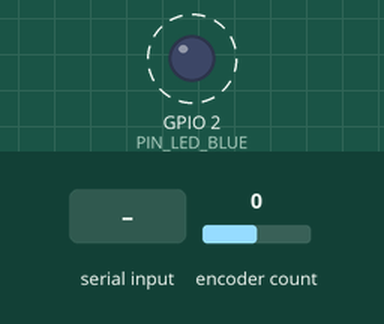
Recording of a program running on a simulated ESP32. On the bench: output pins drawn as LEDs (lit = HIGH). Dashed ring = blinking. The test bench sets the inputs (shaded band); at power-on: encoder count 0. EEPROM starts erased; what the program prints to the serial monitor is not drawn.

Above: at 1.4 s.
1.5 s: "z\n" received over Serial
4.5 s: encoder count set to 1
7.5 s: "o\n" received over Serial
10.5 s: "c\n" received over Serial
Timing chart, 0 to 14.5 s (numbered marks = the images above; inputs shaded):
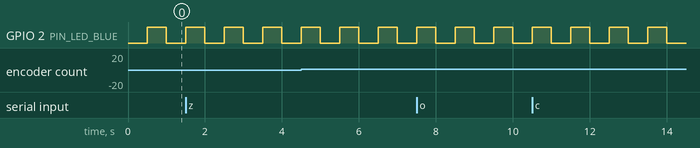

The program:

main.cpp
```cpp
// =============================================================================
// T06 - USB serial link to the Raspberry Pi (protocol v1, see docs/PROTOCOL.md)
// -----------------------------------------------------------------------------
// Same measurement as T05 (encoder -> mm), but every output line is one JSON
// object ("JSON Lines"), so the Pi program can read it directly.
//
//   ESP32 -> Pi : {"type":"pos",...}  when the slider moves (at most 25 per second)
//                 {"type":"hb",...}   heartbeat, once per second while nothing moves
//                 {"type":"hello",...} after start-up and on request
//                 {"type":"ack",...}  answer to every command
//   Pi -> ESP32 : one command per line: z | o <mm> | c | c <mm> | d | r | i | p | h
//
// Link: USB cable, 115200 baud, 8N1, each line ends with '\n'.
// Wiring: same as T04/T05 (encoder -> 74LVC245 -> GPIO34/35).
// =============================================================================

#include <Arduino.h>
#include <ESP32Encoder.h>
#include <Preferences.h>

// ---- Pins (confirmed in T3/T4) ----------------------------------------------
constexpr uint8_t PIN_ENC_A    = 34;
constexpr uint8_t PIN_ENC_B    = 35;
constexpr uint8_t PIN_LED_BLUE = 2;
constexpr uint8_t PIN_LED_RGB  = 16;

// ---- Protocol ---------------------------------------------------------------
constexpr int      PROTOCOL_VERSION  = 1;
constexpr uint32_t BAUD              = 115200;
constexpr uint32_t POS_INTERVAL_MS   = 40;     // position at most 25x per second
constexpr uint32_t HEARTBEAT_MS      = 1000;   // heartbeat when nothing moves
constexpr size_t   TX_BUFFER_BYTES   = 2048;   // so printing never waits for the UART

// ---- Mechanics (see T05) ----------------------------------------------------
constexpr int32_t COUNTS_PER_TURN      = 2048 * 4;
constexpr double  MM_PER_TURN          = 2.0 * 20;                 // GT2 pitch x 20 teeth
constexpr double  NOMINAL_MM_PER_COUNT = MM_PER_TURN / COUNTS_PER_TURN;
constexpr double  CAL_MAX_DEVIATION    = 0.10;
constexpr int32_t CAL_MIN_COUNTS       = 8192;
constexpr uint16_t PCNT_FILTER         = 100;
constexpr uint32_t BLINK_INTERVAL_MS   = 500;

ESP32Encoder encoder;
Preferences  prefs;

// ---- Saved settings (NVS, shared with nothing else) -------------------------
double mmPerCount = NOMINAL_MM_PER_COUNT;
double offsetMm   = 0.0;
int8_t dirSign    = 1;

// ---- State ------------------------------------------------------------------
bool     zeroed        = false;   // false until 'z' after every start-up
bool     calStarted    = false;
int64_t  calStartCount = 0;
uint32_t seq           = 0;       // message number, +1 for every line sent
int64_t  lastSentCount = INT64_MIN;
int64_t  lastSpeedCount = 0;
uint32_t lastSpeedMs   = 0;
uint32_t lastPosMs     = 0;
uint32_t lastSentMs    = 0;
uint32_t lastBlinkMs   = 0;
bool     blueLedOn     = false;
char     lineBuf[48];
uint8_t  lineLen       = 0;

// -----------------------------------------------------------------------------
int64_t signedCount() { return dirSign * encoder.getCount(); }
double  travelMm(int64_t count) { return (double)count * mmPerCount; }

void saveSettings() {
  prefs.putDouble("mmpc", mmPerCount);
  prefs.putDouble("off", offsetMm);
  prefs.putChar("dir", dirSign);
}

// Every message starts with type, seq and t_ms. 'body' adds the rest (may be empty).
void sendLine(const char* type, const char* body) {
  seq++;
  lastSentMs = millis();
  Serial.printf("{\"type\":\"%s\",\"seq\":%lu,\"t_ms\":%lu%s%s}\n", type, (unsigned long)seq,
                (unsigned long)lastSentMs, body[0] ? "," : "", body);
}

void sendPosition(const char* type, int64_t count, double speed) {
  char body[200];
  double mm = travelMm(count);
  snprintf(body, sizeof(body),
           "\"count\":%lld,\"deg\":%.2f,\"mm\":%.2f,\"len_mm\":%.2f,\"v_mms\":%.1f,\"zeroed\":%s",
           (long long)count, (double)count * 360.0 / COUNTS_PER_TURN, mm, offsetMm + mm, speed,
           zeroed ? "true" : "false");
  sendLine(type, body);
}

void sendHello() {
  char body[200];
  snprintf(body, sizeof(body),
           "\"fw\":\"T06\",\"proto\":%d,\"mm_per_count\":%.7f,\"mm_per_turn\":%.4f,"
           "\"offset_mm\":%.2f,\"dir\":%d,\"zeroed\":%s",
           PROTOCOL_VERSION, mmPerCount, mmPerCount * COUNTS_PER_TURN, offsetMm, dirSign,
           zeroed ? "true" : "false");
  sendLine("hello", body);
}

// ack: ok = command accepted. msg must not contain double quotes.
void sendAck(char cmd, bool ok, const char* msg) {
  char body[200];
  snprintf(body, sizeof(body), "\"cmd\":\"%c\",\"ok\":%s,\"msg\":\"%s\"", cmd, ok ? "true" : "false", msg);
  sendLine("ack", body);
}

void calibrate(double distanceMm) {
  char msg[120];
  if (!calStarted) { sendAck('c', false, "send c alone at the START mark first"); return; }
  int64_t moved = signedCount() - calStartCount;
  int64_t size  = moved < 0 ? -moved : moved;
  if (size < CAL_MIN_COUNTS) { sendAck('c', false, "moved less than one turn (40 mm)"); return; }
  double candidate = distanceMm / (double)size;
  double change = candidate / NOMINAL_MM_PER_COUNT - 1.0;
  if (change > CAL_MAX_DEVIATION || change < -CAL_MAX_DEVIATION) {
    snprintf(msg, sizeof(msg), "rejected: scale change %+.1f percent", change * 100.0);
    sendAck('c', false, msg);
    return;
  }
  mmPerCount = candidate;
  calStarted = false;
  saveSettings();
  snprintf(msg, sizeof(msg), "calibrated: %.4f mm per turn (%+.3f percent)", mmPerCount * COUNTS_PER_TURN,
           change * 100.0);
  sendAck('c', true, msg);
}

void handleLine(char* line) {
  char cmd = line[0];
  char* arg = line + 1;
  while (*arg == ' ') arg++;
  bool hasArg = (*arg != '\0');
  double value = hasArg ? strtod(arg, nullptr) : 0.0;
  char msg[80];

  switch (cmd) {
    case 'z':
      encoder.clearCount();
      lastSpeedCount = 0;
      zeroed = true;
      sendAck('z', true, "zero set");
      break;
    case 'o':
      if (!hasArg) { sendAck('o', false, "usage: o <mm>"); break; }
      offsetMm = value;
      saveSettings();
      snprintf(msg, sizeof(msg), "offset %.2f mm", offsetMm);
      sendAck('o', true, msg);
      break;
    case 'c':
      if (!hasArg) {
        calStartCount = signedCount();
        calStarted = true;
        sendAck('c', true, "start mark saved; move a known distance, then send c <mm>");
      } else if (value > 0) {
        calibrate(value);
      } else {
        sendAck('c', false, "distance must be positive");
      }
      break;
    case 'd':
      dirSign = -dirSign;
      encoder.setCount(-encoder.getCount());
      saveSettings();
      sendAck('d', true, dirSign > 0 ? "direction normal" : "direction flipped");
      break;
    case 'r':
      mmPerCount = NOMINAL_MM_PER_COUNT;
      saveSettings();
      sendAck('r', true, "calibration reset to 40 mm per turn");
      break;
    case 'i':
      sendHello();
      break;
    case 'p':
      sendPosition("pos", signedCount(), 0.0);
      break;
    case 'h':
      sendAck('h', true, "commands: z, o <mm>, c, c <mm>, d, r, i, p, h");
      break;
    default:
      snprintf(msg, sizeof(msg), "unknown command (send h for help)");
      sendAck(cmd, false, msg);
      break;
  }
}

void readSerialLine() {
  while (Serial.available()) {
    char c = (char)Serial.read();
    if (c == '\r') continue;
    if (c == '\n') {
      lineBuf[lineLen] = '\0';
      if (lineLen > 0) handleLine(lineBuf);
      lineLen = 0;
    } else if (lineLen < sizeof(lineBuf) - 1) {
      lineBuf[lineLen++] = c;
    }
  }
}

// -----------------------------------------------------------------------------
void setup() {
  Serial.setTxBufferSize(TX_BUFFER_BYTES);   // must come before begin()
  Serial.begin(BAUD);
  pinMode(PIN_LED_BLUE, OUTPUT);
  neopixelWrite(PIN_LED_RGB, 0, 0, 0);

  prefs.begin("t05", false);                 // same saved settings as T05
  mmPerCount = prefs.getDouble("mmpc", NOMINAL_MM_PER_COUNT);
  offsetMm   = prefs.getDouble("off", 0.0);
  dirSign    = prefs.getChar("dir", 1) < 0 ? -1 : 1;

  ESP32Encoder::useInternalWeakPullResistors = puType::none;
  encoder.attachFullQuad(PIN_ENC_A, PIN_ENC_B);
  encoder.setFilter(PCNT_FILTER);
  encoder.clearCount();

  delay(200);
  Serial.println();   // ends any half line left by the boot messages
  sendHello();
}

void loop() {
  uint32_t now = millis();

  if (now - lastPosMs >= POS_INTERVAL_MS) {
    int64_t count = signedCount();
    double dt = (now - lastSpeedMs) / 1000.0;
    double speed = dt > 0 ? travelMm(count - lastSpeedCount) / dt : 0.0;
    lastSpeedCount = count;
    lastSpeedMs = now;
    lastPosMs = now;
    if (count != lastSentCount) {                       // moved -> position message
      lastSentCount = count;
      sendPosition("pos", count, speed);
    } else if (now - lastSentMs >= HEARTBEAT_MS) {      // quiet -> heartbeat
      sendPosition("hb", count, 0.0);
    }
  }

  if (now - lastBlinkMs >= BLINK_INTERVAL_MS) {
    lastBlinkMs = now;
    blueLedOn = !blueLedOn;
    digitalWrite(PIN_LED_BLUE, blueLedOn ? HIGH : LOW);
  }

  readSerialLine();
}
```

Measured:
- by itself, GPIO 2 (PIN_LED_BLUE): alternates HIGH for 0.50 s and LOW for 0.50 s
